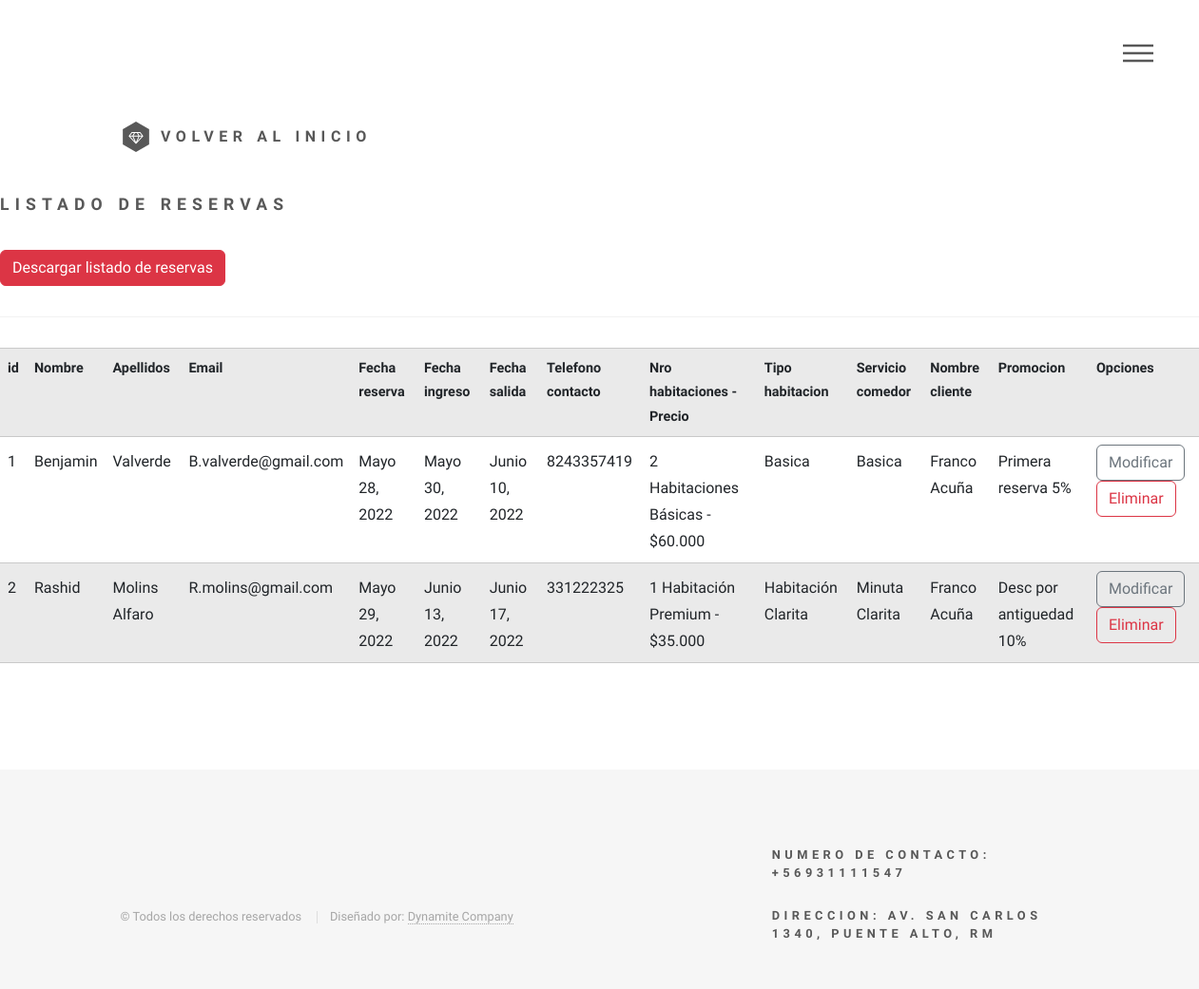
The page /listar-reservas/ on the database as committed earlier.
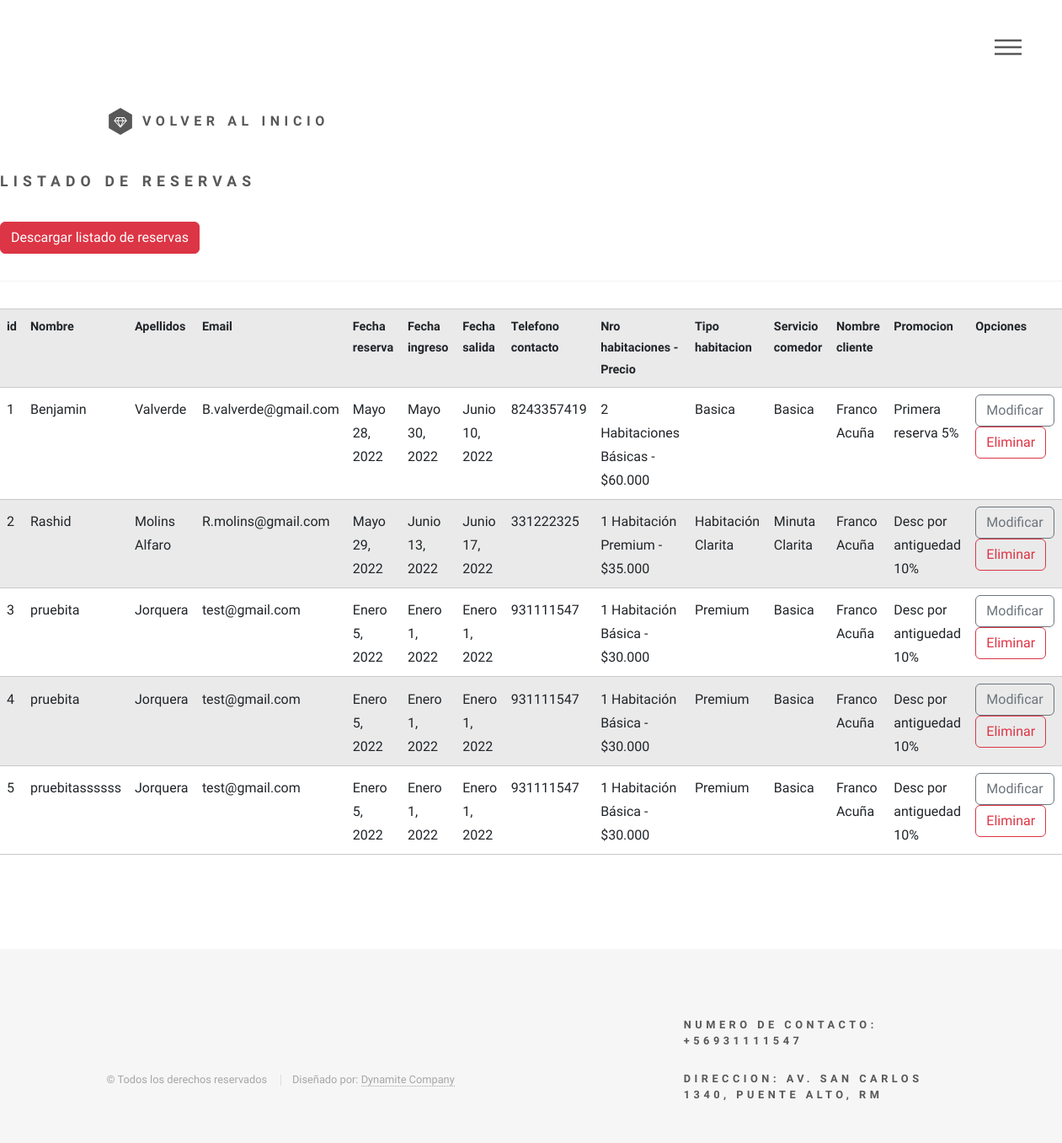
The same page on the database as committed later.
### app/models.py (models this page shows, shortened)
class Reserva(models.Model):
    id_reserva = models.AutoField(primary_key=True)
    nombre = models.CharField(max_length=20)
    apellidos = models.CharField(max_length=40)
    fecha_reserva = models.DateField()
    email = models.CharField(max_length=40)
    fecha_ingreso = models.DateField()
    fecha_salida = models.DateField()
    telefono_contacto = models.CharField(max_length=15)
    precio_nro_habi = models.ForeignKey(HabitacionPrecio, models.PROTECT)
    tipo_habitacion = models.ForeignKey(TipoHabitacion, models.PROTECT)
    servicio_comedor = models.ForeignKey(Minuta, models.PROTECT)
    cliente_rut = models.ForeignKey(Cliente, models.PROTECT)
    id_promocion = models.ForeignKey(Promociones, models.PROTECT)
    class Meta:
        verbose_name = "Reserva"
        verbose_name_plural = "Reservas"

class HabitacionPrecio(models.Model):
    id = models.AutoField(primary_key=True)
    numero_habi = models.CharField(max_length=50)
    precio = models.CharField(max_length=20)
    class Meta:
        verbose_name = "Nro habitaciones - Precio"
        verbose_name_plural = "Nro habitaciones - Precio"
    def __str__(self) :
        return self.numero_habi + ' - ' + self.precio

class TipoHabitacion(models.Model):
    id_tipo_habitacion = models.AutoField(primary_key=True)
    nombre_tipo = models.CharField(max_length=20)
    descripcion = models.CharField(max_length=100)
    capacidad = models.IntegerField()
    precio = models.IntegerField()
    class Meta:
        verbose_name = "Tipo Habitacion"
        verbose_name_plural = "Tipo Habitaciones"
    def __str__(self) :
        return self.nombre_tipo

class Minuta(models.Model):
    id_minuta = models.AutoField(primary_key=True)
    tipo_servicio = models.CharField(max_length=50)
    tipo_desayuno = models.CharField(max_length=50)
    tipo_almuerzo = models.CharField(max_length=50)
    tipo_once = models.CharField(max_length=50)
    tipo_cena = models.CharField(max_length=50)
    class Meta:
        verbose_name = "Minuta"
        verbose_name_plural = "Minuta"
    def __str__(self) :
        return self.tipo_servicio

class Cliente(models.Model):
    id_cliente = models.AutoField(primary_key=True)
    rut = models.CharField(max_length=20)
    nombre = models.CharField(max_length=20)
    apellidos = models.CharField(max_length=40)
    direccion = models.CharField(max_length=35)
    telefono = models.CharField(max_length=15)
    email = models.CharField(max_length=40)
    nombre_empresa = models.CharField(max_length=30)
    rut_empresa = models.CharField(max_length=40)
    direccion_empresa = models.CharField(max_length=40)
    administrador_id_admin = models.ForeignKey(Administrador, on_delete=models.PROTECT)
    class Meta:
        verbose_name = "Cliente"
        verbose_name_plural = "Clientes"
    def __str__(self) :
        return self.nombre + '  ' + self.apellidos

class Promociones(models.Model):
    id_promociones = models.AutoField(primary_key=True)
    tipo_promocion = models.CharField(max_length=50)
    desc_promocion = models.CharField(max_length=20)
    descripcion = models.CharField(max_length=100)
    class Meta:
        verbose_name = "Promocion"
        verbose_name_plural = "Promociones"
    def __str__(self) :
        return self.tipo_promocion + '  ' + self.desc_promocion

### app/views.py (the view)
# urls.py: path('listar-reservas/', listar_reservas, name="listar_reservas"),
def listar_reservas(request):
    reservas = Reserva.objects.all()
    data = {
        'reservas': reservas
    }
    return render(request, 'app/reserva/listar.html', data)

### app/templates/app/reserva/listar.html
{% extends 'app/base.html' %}
{% block contenido1 %}
	<a href="{% url 'home' %}" class="logo">
		<span class="symbol"><img src="../media/logo.svg" alt="" /></span><span
			class="title">Volver al Inicio</span>
	</a>
{% endblock %}
{% block contenido %}
        <h2>Listado de reservas</h2>
        <a href="{% url 'reserva_pdf' %}" class="btn btn-danger">Descargar listado de reservas</a>
        <hr>
        <table class="table table-striped table-hover table-responsive-sm">
            <tr>
                <th>id</th>
                <th>Nombre</th>
                <th>Apellidos</th>
                <th>Email</th>
                <th>Fecha reserva</th>
                <th>Fecha ingreso</th>
                <th>Fecha salida</th>
                <th>Telefono contacto</th>
                <th>Nro habitaciones - Precio</th>
                <th>Tipo habitacion</th>
                <th>Servicio comedor</th>
                <th>Nombre cliente</th>
                <th>Promocion</th>
                <th>Opciones</th>
            </tr>
            {% for r in reservas %}
            <tr>
                <td>{{ r.id_reserva }}</td>
                <td>{{ r.nombre }}</td>
                <td>{{ r.apellidos }}</td>
                <td>{{ r.email }}</td>
                <td>{{ r.fecha_reserva }}</td>
                <td>{{ r.fecha_ingreso }}</td>
                <td>{{ r.fecha_salida }}</td>
                <td>{{ r.telefono_contacto }}</td>
                <td>{{ r.precio_nro_habi }}</td>
                <td>{{ r.tipo_habitacion }}</td>
                <td>{{ r.servicio_comedor }}</td>
                <td>{{ r.cliente_rut }}</td>
                <td>{{ r.id_promocion }}</td>
                <td>
                    <a href="{% url 'modificar_reserva' r.id_reserva %}" class="btn btn-outline-secondary">Modificar</a>
                    <a href="{% url 'eliminar_reserva' r.id_reserva %}" class="btn btn-outline-danger">Eliminar</a>
                </td>
            </tr>
            {% endfor %}
        </table>
{% endblock %}

### app/templates/app/base.html (shortened to what this page needs)
<!DOCTYPE HTML>
<html>
<head>
	{% load static %}
	<link href="https://cdn.jsdelivr.net/npm/bootstrap@5.2.0-beta1/dist/css/bootstrap.min.css" rel="stylesheet">
	<link rel="stylesheet" href="{% static 'assets/css/main.css' %}" />
</head>
<body class="is-preload">
	<div id="wrapper">
		<header id="header">
			<div class="inner">
				{% block contenido1 %}
				{% endblock %}
				<nav>
					<ul>
						<li><a href="#menu">Menu</a></li>
					</ul>
				</nav>
			</div>
		</header>
		<div id="main">
			{% block contenido %}
			{% endblock %}
		</div>
		<footer id="footer">
			<div class="inner">
				<section>
					<ul class="copyright">
						<li>&copy; Todos los derechos reservados </li>
						<li>Diseñado por: <a>Dynamite Company</a></li>
					</ul>
				</section>
				<section>
					<h4>Numero de contacto: +56931111547</h4>
					<h4>Direccion: Av. San Carlos 1340, Puente Alto, RM</h4>
				</section>
			</div>
		</footer>
	</div>
</body>
</html>

Rows that differ between the two databases and show on the page:
added Reserva: id_reserva "3", nombre "pruebita", apellidos "Jorquera", email "test@gmail.com", fecha_reserva "Enero 5, 2022", fecha_ingreso "Enero 1, 2022", fecha_salida "Enero 1, 2022", telefono_contacto "931111547", precio_nro_habi "1 Habitación Básica - $30.000", tipo_habitacion "Premium", servicio_comedor "Basica", cliente_rut "Franco Acuña", id_promocion "Desc por antiguedad 10%"
added Reserva: id_reserva "4", nombre "pruebita", apellidos "Jorquera", email "test@gmail.com", fecha_reserva "Enero 5, 2022", fecha_ingreso "Enero 1, 2022", fecha_salida "Enero 1, 2022", telefono_contacto "931111547", precio_nro_habi "1 Habitación Básica - $30.000", tipo_habitacion "Premium", servicio_comedor "Basica", cliente_rut "Franco Acuña", id_promocion "Desc por antiguedad 10%"
added Reserva: id_reserva "5", nombre "pruebitassssss", apellidos "Jorquera", email "test@gmail.com", fecha_reserva "Enero 5, 2022", fecha_ingreso "Enero 1, 2022", fecha_salida "Enero 1, 2022", telefono_contacto "931111547", precio_nro_habi "1 Habitación Básica - $30.000", tipo_habitacion "Premium", servicio_comedor "Basica", cliente_rut "Franco Acuña", id_promocion "Desc por antiguedad 10%"
